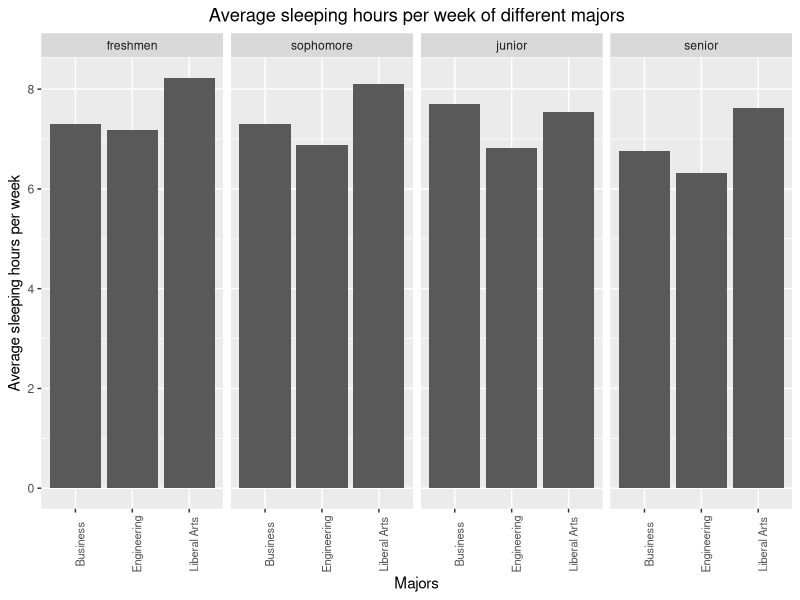
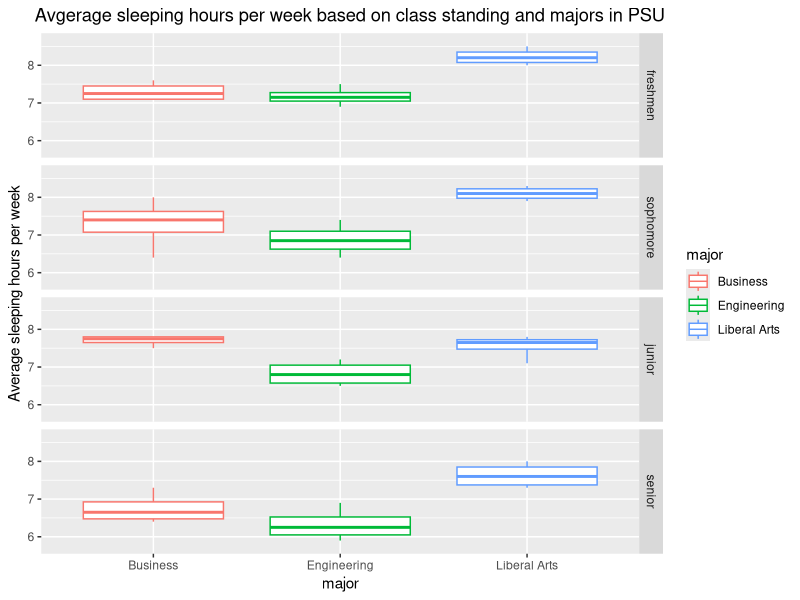
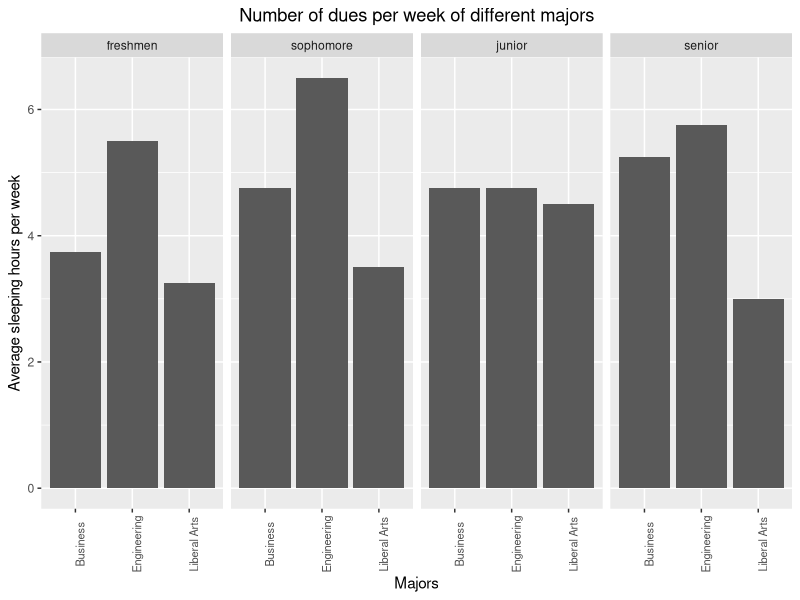
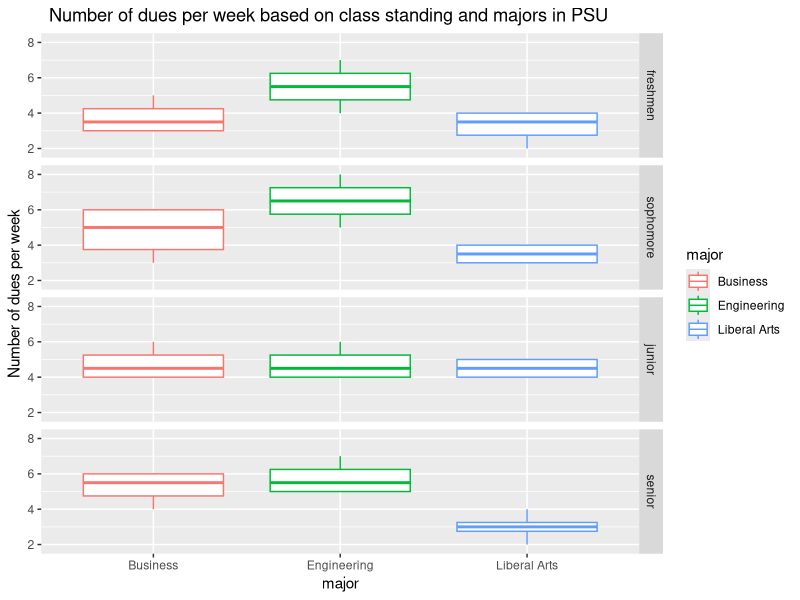
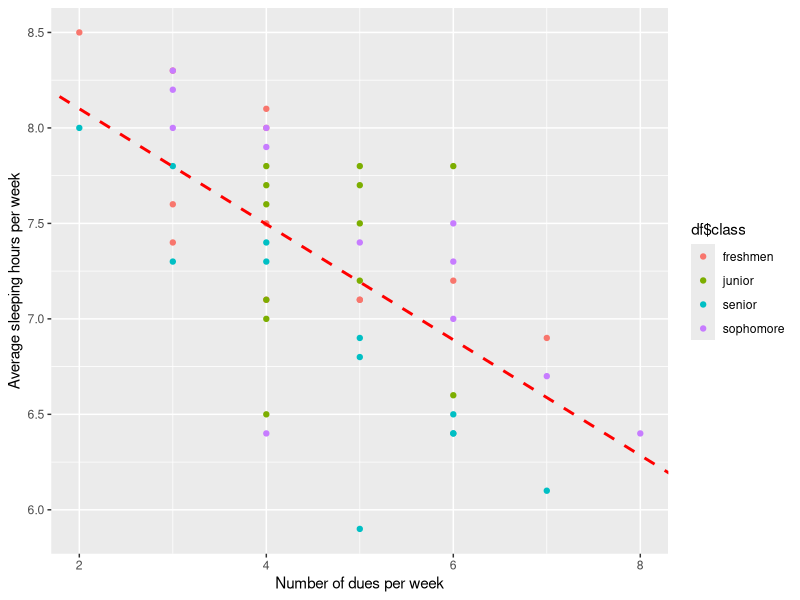
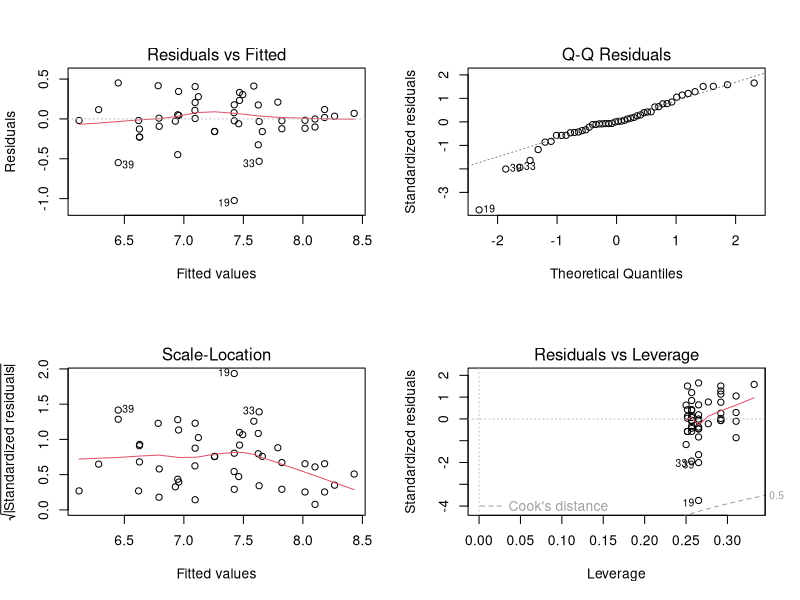
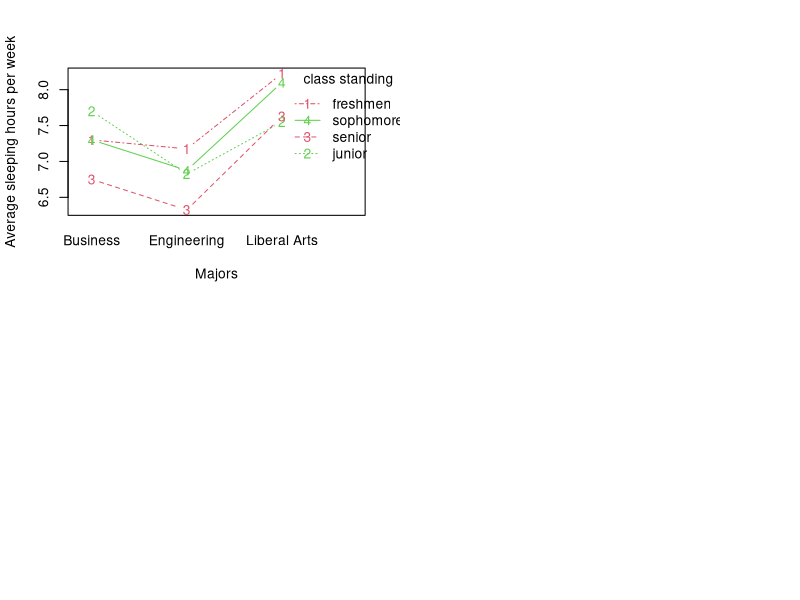
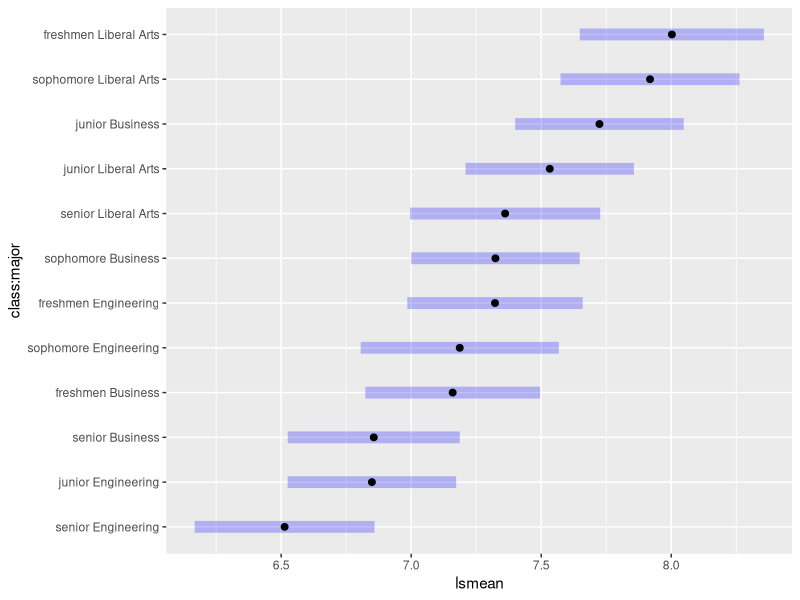

These charts were generated, in order, by the following R code:
## Import Packages
library(ggplot2)
library(plyr)
library(knitr)
library(lsmeans)
library(multcomp)
library(xtable)

## Dataset Loading
class=c(rep("freshmen", 12), 
        rep("sophomore", 12),
        rep("junior", 12),
        rep("senior", 12))
major=c(rep(c(rep("Engineering", 4), 
              rep("Business", 4),
              rep('Liberal Arts', 4)),
            4))
num_of_dues_per_week = c(5, 4, 6, 7,
                         4, 3, 3, 5,
                         2, 3, 4, 4,
                         6, 5, 8, 7,
                         6, 3, 4, 6,
                         4, 3, 3, 4,
                         4, 6, 4, 5,
                         5, 4, 6, 4,
                         4, 5, 5, 4,
                         6, 5, 5, 7,
                         6, 4, 5, 6,
                         4, 2, 3, 3)
avg_sleep_hrs_per_week=c(7.1, 7.5, 7.2, 6.9, 
                         7.1, 7.6, 7.4, 7.1,
                         8.5, 8.3, 8.0, 8.1,
                         7.0, 7.4, 6.4, 6.7,
                         7.3, 8.0, 6.4, 7.5,
                         8.0, 8.3, 8.2, 7.9,
                         6.5, 6.6, 7.0, 7.2,
                         7.5, 7.7, 7.8, 7.8,
                         7.1, 7.7, 7.8, 7.6,
                         6.4, 6.9, 5.9, 6.1,
                         6.5, 7.3, 6.8, 6.4,
                         7.4, 8.0, 7.3, 7.8)
df=data.frame(class, major, num_of_dues_per_week, avg_sleep_hrs_per_week)

## Exploratory Analysis

### Average sleeping hours 
df_sleep <- ddply(df, .(class), transform, pos = cumsum(avg_sleep_hrs_per_week) - (0.5 * avg_sleep_hrs_per_week)) 
df_sleep$class_adjusted = factor(df_sleep$class, levels=c('freshmen','sophomore','junior','senior'))

ggplot(df_sleep, aes(x = major, y = avg_sleep_hrs_per_week*0.25)) + 
  geom_bar(stat="identity") + 
  facet_grid(.~class_adjusted) +
  ylab('Average sleeping hours per week') + 
  xlab('Majors') +
  ggtitle('Average sleeping hours per week of different majors') +
  theme(plot.title = element_text(hjust = 0.5)) +
  theme(axis.text.x = element_text(angle = 90, size = 8))

ggplot(df_sleep, aes(x=major, y=avg_sleep_hrs_per_week, color=major)) +
        geom_boxplot() +
        facet_grid(vars(class_adjusted)) +
        ylab('Average sleeping hours per week') +
        ggtitle('Avgerage sleeping hours per week based on class standing and majors in PSU') +
        theme(plot.title = element_text(hjust = 0.2)) +
        ylim(min(df$avg_sleep_hrs_per_week)-0.2, max(df$avg_sleep_hrs_per_week)+0.2)

### Number of dues per week
df_due <- ddply(df, .(class), transform, pos = cumsum(num_of_dues_per_week) - (0.5 * num_of_dues_per_week)) 
df_due$class_adjusted = factor(df_due$class, levels=c('freshmen','sophomore','junior','senior'))

ggplot(df_due, aes(x = major, y = num_of_dues_per_week*0.25)) + 
  geom_bar(stat="identity") + 
  facet_grid(.~class_adjusted) +
  ylab('Average sleeping hours per week') + 
  xlab('Majors') +
  ggtitle('Number of dues per week of different majors') +
  theme(plot.title = element_text(hjust = 0.5)) +
  theme(axis.text.x = element_text(angle = 90, size = 8))

ggplot(df_due, aes(x=major, y=num_of_dues_per_week, color=major)) +
        geom_boxplot() +
        facet_grid(vars(class_adjusted)) +
        ylab('Number of dues per week') +
        ggtitle('Number of dues per week based on class standing and majors in PSU') +
        theme(plot.title = element_text(hjust = 0.2)) +
        ylim(min(df$num_of_dues_per_week)-0.2, max(df$num_of_dues_per_week)+0.2)

## Before model building

### check whether the interaction between class standing and num_of_dues_per_week
mod1 <- aov(avg_sleep_hrs_per_week ~ I(num_of_dues_per_week-mean(num_of_dues_per_week)) + class, data = df)
mod2 <- aov(avg_sleep_hrs_per_week ~ I(num_of_dues_per_week-mean(num_of_dues_per_week))*class, data = df)
anova(mod1, mod2)

### check whether the interaction between major and num_of_dues_per_week
mod1 <- aov(avg_sleep_hrs_per_week ~ I(num_of_dues_per_week-mean(num_of_dues_per_week)) + major, data = df)
mod2 <- aov(avg_sleep_hrs_per_week ~ I(num_of_dues_per_week-mean(num_of_dues_per_week))*major, data = df)
anova(mod1, mod2)

### diagnostics of linearity and equal slopes assumptions
qplot(x = df$num_of_dues_per_week, 
      y = df$avg_sleep_hrs_per_week, 
      col = df$class,
      xlab = 'Number of dues per week',
      ylab = 'Average sleeping hours per week') + 
geom_abline(intercept = 8.7053, 
            slope = -0.3025, 
            color="red", 
            linetype="dashed", 
            size=1)

## ANCOVA Model

### test the significance of interaction terms
aov.sleep=aov(avg_sleep_hrs_per_week~class+major+class:major+I(num_of_dues_per_week-mean(num_of_dues_per_week)), data = df)
anova(aov.sleep)

### check residuals Normality and Variance Constance Violation
par(mfrow=c(2,2))
plot(aov.sleep)

### interaction plot
interaction.plot(x.factor = df$major, trace.factor = df$class,
                response = df$avg_sleep_hrs_per_week, type ="b",col = 2:3,
                xlab ="Majors", 
                ylab ="Average sleeping hours per week",
                trace.label ="class standing")

### test the pairwise difference of interactive terms
lsminter=lsmeans(aov.sleep, ~ class:major)
contrast(lsminter,method="pairwise")
contrast_inter = cld(lsminter, alpha=0.05)
plot(contrast_inter)
